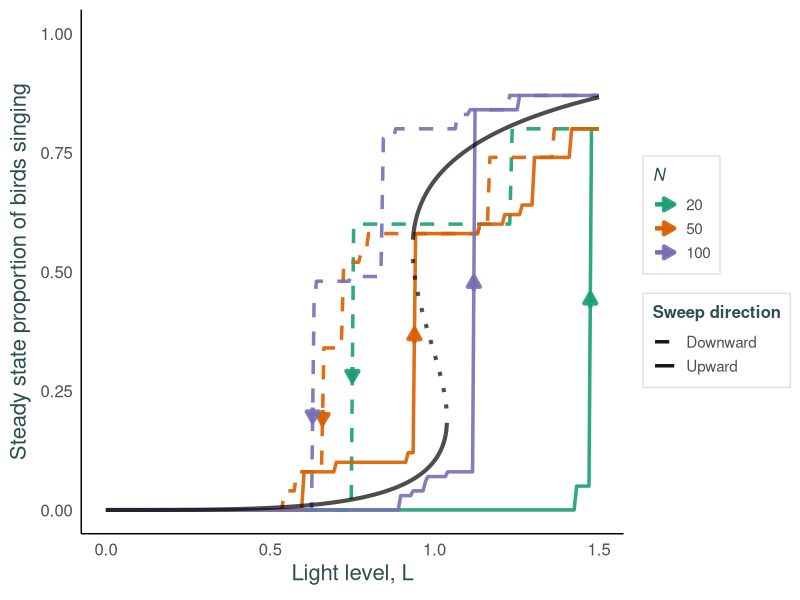
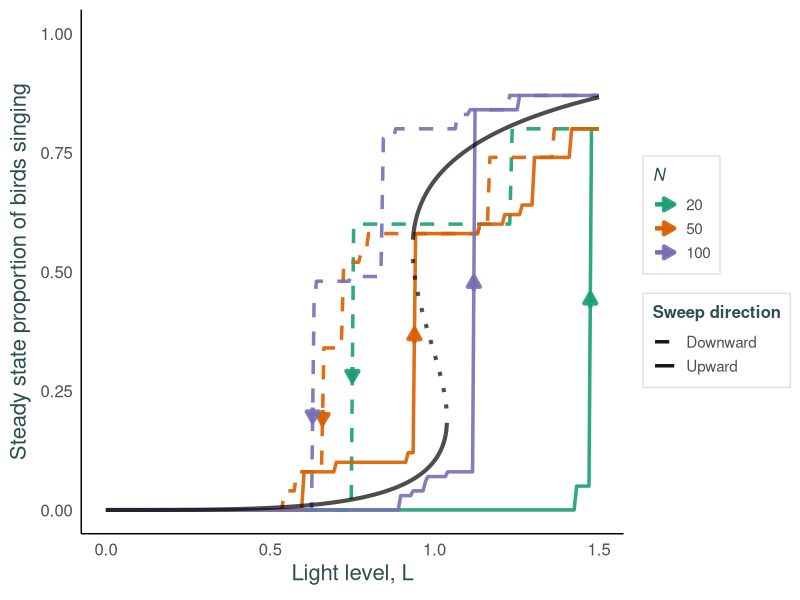

These figures' R source, in order:
## =========================================================
## Bird-singing model with individual gamma-distributed thresholds
## Each bird has its own threshold, sings deterministically when input > threshold
## Loops over multiple values of N and plots them all together
## =========================================================

library(ggplot2)
library(dplyr)
library(tidyr)
library(RColorBrewer)

set.seed(5)

## -----------------------------
## Parameters
## -----------------------------

N_values <- c(20, 50, 100)    # values of N to loop over

T_max    <- 400          # time steps to reach steady state
burn_in  <- 100

alpha <- 1.0
beta  <- 4.0

# Gamma distribution parameters for individual thresholds
k_gamma <- 4.0           # shape parameter for gamma distribution
theta_scale <- 0.8       # scale parameter for gamma distribution

L_upper <- 1.5        # maximum light level for sweep

light_levels <- seq(0, L_upper, length.out = 200)

## -----------------------------
## Kernel definitions
## -----------------------------

G_gaussian <- function(d, sigma = 0.15) {
  exp(-d^2 / (2 * sigma^2))
}

G_exponential <- function(d, alpha = 8) {
  exp(-alpha * d)
}

G_uniform <- function(d) {
  rep(1, length(d))
}

kernels <- list(
  Uniform     = list(fun = G_uniform,     params = list())
  #Gaussian    = list(fun = G_gaussian,    params = list(sigma = 0.15)),
  #Exponential = list(fun = G_exponential, params = list(alpha = 8))
)

## -----------------------------
## Precompute spatial structure (now a function of N)
## -----------------------------

build_K <- function(dist_matrix, kernel, N) {
  G_vals <- do.call(kernel$fun,
                    c(list(as.vector(dist_matrix)), kernel$params))
  G_mat <- matrix(G_vals, nrow = N)
  diag(G_mat) <- 0
  K <- G_mat / rowSums(G_mat)
  K
}

## -----------------------------
## Simulate dynamics — theta_birds passed explicitly
## -----------------------------

simulate_sweep_async <- function(light_seq, K, X_init, theta_birds,
                                 lambda = 1.0, dt = 0.1) {
  N       <- length(X_init)
  X       <- X_init
  steady  <- numeric(length(light_seq))
  N_steps <- ceiling(T_max / dt)

  for (i in seq_along(light_seq)) {
    L <- light_seq[i]

    for (t in 1:N_steps) {
      update_prob <- runif(N)
      to_update   <- which(update_prob < lambda * dt)

      if (length(to_update) > 0) {
        S     <- K %*% X
        input <- alpha * L + beta * S
        X[to_update] <- as.numeric(input[to_update] > theta_birds[to_update])
      }
    }

    steady[i] <- mean(X)
  }

  steady
}

## -----------------------------
## Run simulation for all N values and kernels
## -----------------------------

plot_data <- data.frame()

for (N in N_values) {

  # Per-N spatial structure and thresholds
  theta_birds  <- rgamma(N, shape = k_gamma, scale = theta_scale)
  positions    <- matrix(runif(2 * N), ncol = 2)
  dist_matrix  <- as.matrix(dist(positions))
  K_matrices   <- lapply(kernels, build_K, dist_matrix = dist_matrix, N = N)

  for (k in seq_along(kernels)) {
    K <- K_matrices[[k]]

    ## Upward sweep (start mostly silent)
    X0 <- rbinom(N, 1, 0.05)
    res_up <- simulate_sweep_async(light_levels, K, X0, theta_birds)

    ## Downward sweep (start mostly singing)
    X1 <- rbinom(N, 1, 0.95)
    res_down <- simulate_sweep_async(rev(light_levels), K, X1, theta_birds)
    res_down <- rev(res_down)

    plot_data <- rbind(plot_data, data.frame(
      light_level      = rep(light_levels, 2),
      fraction_singing = c(res_up, res_down),
      kernel           = names(kernels)[k],
      direction        = rep(c("Upward", "Downward"), each = length(light_levels)),
      N                = N
    ))
  }

  cat("Finished N =", N, "\n")
}

plot_data$N <- factor(plot_data$N)

## -----------------------------
## Theoretical analysis with individual thresholds
## -----------------------------

compute_mean_field_gamma <- function(L_vals) {

  all_solutions <- data.frame()

  for (L in L_vals) {

    root_equation <- function(x) {
      if (x < 0 || x > 1) return(Inf)
      F_val <- pgamma(alpha * L + beta * x,
                     shape = k_gamma, scale = theta_scale)
      return(F_val - x)
    }

    x_grid      <- seq(0, 1, length.out = 2000)
    f_vals      <- sapply(x_grid, root_equation)
    sign_changes <- which(diff(sign(f_vals)) != 0)

    roots <- c()
    for (i in sign_changes) {
      try({
        root <- uniroot(root_equation,
                       interval = c(x_grid[i], x_grid[i+1]),
                       tol = 1e-12)$root
        if (root >= 0 && root <= 1) roots <- c(roots, root)
      }, silent = TRUE)
    }

    if (L <= 0.01 && abs(root_equation(0)) < 1e-10) roots <- c(roots, 0)
    roots <- unique(round(roots, 12))

    for (x_root in roots) {
      z      <- alpha * L + beta * x_root
      dF_dz  <- dgamma(z, shape = k_gamma, scale = theta_scale)
      dF_dx  <- beta * dF_dz
      stability <- ifelse(abs(dF_dx) < 1, "stable", "unstable")

      all_solutions <- rbind(all_solutions, data.frame(
        L = L, x = x_root, stability = stability, derivative = dF_dx
      ))
    }
  }

  return(all_solutions)
}

light_levels_2 <- seq(0, L_upper, length.out = 1000)
theory_results <- compute_mean_field_gamma(light_levels_2)

stable_theory   <- theory_results[theory_results$stability == "stable", ]
unstable_theory <- theory_results[theory_results$stability == "unstable", ]

y_threshold_lower <- 0.5
y_threshold_upper <- 0.5

theory_data <- data.frame()

if (nrow(stable_theory) > 0) {
  stable_sorted <- stable_theory[order(stable_theory$L), ]

  lower_points <- stable_sorted[stable_sorted$x < y_threshold_lower, ]
  upper_points <- stable_sorted[stable_sorted$x >= y_threshold_upper, ]

  if (nrow(lower_points) > 0) {
    theory_data <- rbind(theory_data, data.frame(
      light_level = lower_points$L, fraction_singing = lower_points$x,
      branch = "Lower Stable", branch_id = "lower_1", stringsAsFactors = FALSE
    ))
  }

  if (nrow(upper_points) > 0) {
    theory_data <- rbind(theory_data, data.frame(
      light_level = upper_points$L, fraction_singing = upper_points$x,
      branch = "Upper Stable", branch_id = "upper_1", stringsAsFactors = FALSE
    ))
  }
}

if (nrow(unstable_theory) > 0) {
  unstable_sorted <- unstable_theory[order(unstable_theory$L), ]
  theory_data <- rbind(theory_data, data.frame(
    light_level = unstable_sorted$L, fraction_singing = unstable_sorted$x,
    branch = "Unstable", branch_id = "unstable_1", stringsAsFactors = FALSE
  ))
}

## -----------------------------
## Arrows on steepest parts
## -----------------------------

find_steepest_point <- function(x, y, direction) {
  dx <- diff(x)
  dy <- diff(y)
  slopes <- abs(dy / dx)
  max_slope_idx <- which.max(slopes)

  x_arrow <- x[max_slope_idx] + dx[max_slope_idx] / 2
  y_arrow <- y[max_slope_idx] + dy[max_slope_idx] / 2

  arrow_dx <- dx[max_slope_idx] / sqrt(dx[max_slope_idx]^2 + dy[max_slope_idx]^2) * 0.03
  arrow_dy <- dy[max_slope_idx] / sqrt(dx[max_slope_idx]^2 + dy[max_slope_idx]^2) * 0.03

  if (direction == "Downward") {
    arrow_dx <- -arrow_dx
    arrow_dy <- -arrow_dy
  }

  data.frame(x = x_arrow, y = y_arrow,
             xend = x_arrow + arrow_dx, yend = y_arrow + arrow_dy)
}

arrow_data <- data.frame()

for (kernel_name in names(kernels)) {
  for (n_val in levels(plot_data$N)) {

    up_data <- plot_data[plot_data$kernel == kernel_name &
                           plot_data$direction == "Upward" &
                           plot_data$N == n_val, ]
    arrow_up        <- find_steepest_point(up_data$light_level, up_data$fraction_singing, "Upward")
    arrow_up$kernel <- kernel_name
    arrow_up$direction <- "Upward"
    arrow_up$N      <- n_val

    down_data <- plot_data[plot_data$kernel == kernel_name &
                             plot_data$direction == "Downward" &
                             plot_data$N == n_val, ]
    arrow_down        <- find_steepest_point(down_data$light_level, down_data$fraction_singing, "Downward")
    arrow_down$kernel <- kernel_name
    arrow_down$direction <- "Downward"
    arrow_down$N      <- n_val

    arrow_data <- rbind(arrow_data, arrow_up, arrow_down)
  }
}

arrow_data$N <- factor(arrow_data$N)

## -----------------------------
## Colour palette — one colour per N
## -----------------------------

n_colours <- setNames(brewer.pal(max(3, length(N_values)), "Dark2")[seq_along(N_values)],
                      levels(plot_data$N))

## -----------------------------
## Plot
## -----------------------------

p <- ggplot() +

  # Simulation lines — colour by N, linetype by direction
  geom_line(data = plot_data,
            aes(x = light_level, y = fraction_singing,
                color = N, linetype = direction, group = interaction(N, direction)),
            size = 1.2, alpha = 0.9) +

  # Directional arrows
  geom_segment(data = arrow_data,
               aes(x = x, y = y, xend = xend, yend = yend, color = N),
               arrow = arrow(length = unit(0.3, "cm"), type = "closed"),
               size = 1.5, alpha = 0.9) +

  # Theoretical stable branches
  geom_line(data = filter(theory_data, branch == "Lower Stable"),
            aes(x = light_level, y = fraction_singing, group = branch_id),
            color = "black", size = 1.4, alpha = 0.7) +

  geom_line(data = filter(theory_data, branch == "Upper Stable",
                          fraction_singing > 1e-6),
            aes(x = light_level, y = fraction_singing, group = branch_id),
            color = "black", size = 1.4, alpha = 0.7) +

  # Theoretical unstable branch
  geom_line(data = filter(theory_data, branch == "Unstable"),
            aes(x = light_level, y = fraction_singing, group = branch_id),
            color = "black", size = 1.4, alpha = 0.7, linetype = "dotted") +

  scale_color_manual(values = n_colours,
                     name = expression(italic(N))) +
  scale_linetype_manual(values = c("Upward" = "solid", "Downward" = "dashed"),
                        name = "Sweep direction") +

  labs(
    x = expression("Light level, " * L),
    y = expression("Steady state proportion of birds singing")
  ) +

  theme_minimal(base_size = 14) +
  theme(
    axis.title  = element_text(size = 16, face = "bold", color = "#2F4F4F"),
    axis.text   = element_text(size = 12, color = "#4F4F4F"),
    legend.title = element_text(size = 12, face = "bold", color = "#2F4F4F"),
    legend.text  = element_text(size = 11, color = "#4F4F4F"),
    legend.position = "right",
    panel.grid.major = element_blank(),
    panel.grid.minor = element_blank(),
    axis.line   = element_line(color = "black", size = 0.5),
    plot.background  = element_rect(fill = "transparent", color = NA),
    panel.background = element_rect(fill = "transparent", color = NA),
    legend.background = element_rect(fill = "white", color = "#E0E0E0", size = 0.5)
  ) +

  coord_cartesian(xlim = c(0, 1.5), ylim = c(0, 1))

print(p)

ggsave(
  filename = "Figure A1/hysteresis_individual_gamma_thresholds_b4_multi_N.pdf",
  plot = p,
  width = 8,
  height = 7,
  units = "in",
  dpi = 300,
  device = "pdf"
)
